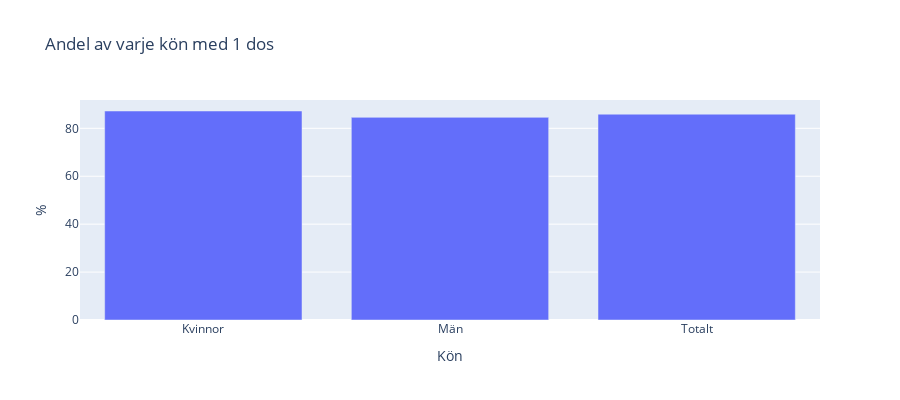
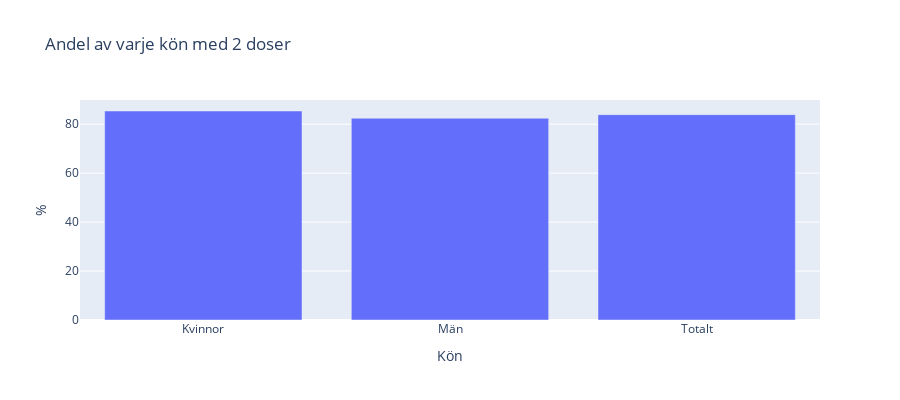

Notebook code for these charts, in order:
### Code cell
vacc_data = {'Kön': ['Totalt', 'Totalt', 'Män', 'Män', 'Kvinnor', 'Kvinnor'], 
             'Antal vaccinerade': [7810380, 7627588, 3858688, 3759898, 3951692, 3867690],
             'Andel vaccinerade': [0.858964, 0.838861, 0.845743, 0.824090, 0.872279, 0.853737],
             'Vaccinationsstatus':['Minst 1 dos', 'Minst 2 doser', 'Minst 1 dos', 'Minst 2 doser', 'Minst 1 dos', 'Minst 2 doser']}

gender_vaccination = pd.DataFrame(vacc_data)

# Datan för 1 dos (filtrering)

# Datan för 1 dos (filtrering)
minst_1_dos = gender_vaccination[gender_vaccination['Vaccinationsstatus'] == 'Minst 1 dos']
# Datan för 2 doser (filtrering)
minst_2_doser = gender_vaccination[gender_vaccination['Vaccinationsstatus'] == 'Minst 2 doser']

#Räkna ut den procentuella andelen för varje kön för 1 dos

andel_1_dos = minst_1_dos.groupby('Kön')['Andel vaccinerade'].mean() * 100

andel_2_doser = minst_2_doser.groupby('Kön')['Andel vaccinerade'].mean() * 100

print("Andel vaccinerade i varje kön med 1 dos: ")
print(andel_1_dos)

print("Andelen vaccinerade i varje kön med 2 doser: ")
print(andel_2_doser)

# Plottning

fig_1_dos = px.bar(andel_1_dos.reset_index(), x='Kön', y= 'Andel vaccinerade',
                   title= 'Andel av varje kön med 1 dos', labels={ 'Andel vaccinerade': '%'} , height=400)

fig_2_doser = px.bar(andel_2_doser.reset_index(), x='Kön', y= 'Andel vaccinerade',
                   title= 'Andel av varje kön med 2 doser', labels={ 'Andel vaccinerade': '%'} , height=400)


fig_1_dos.show()
fig_2_doser.show()

### Figure 1 — Plotly figure (JSON) as saved in the notebook; plotly's stock layout.template omitted (floating-point values rounded to 4 significant figures)
{"data": [{"alignmentgroup": "True", "hovertemplate": "Kön=%{x}<br>%=%{y}<extra></extra>", "legendgroup": "", "marker": {"color": "#636efa", "pattern": {"shape": ""}}, "name": "", "offsetgroup": "", "orientation": "v", "showlegend": false, "textposition": "auto", "type": "bar", "x": ["Kvinnor", "Män", "Totalt"], "xaxis": "x", "y": [87.23, 84.57, 85.9], "yaxis": "y"}], "layout": {"barmode": "relative", "height": 400, "legend": {"tracegroupgap": 0}, "title": {"text": "Andel av varje kön med 1 dos"}, "xaxis": {"anchor": "y", "domain": [0, 1], "title": {"text": "Kön"}}, "yaxis": {"anchor": "x", "domain": [0, 1], "title": {"text": "%"}}}}

### Figure 2 — Plotly figure (JSON) as saved in the notebook; plotly's stock layout.template omitted (floating-point values rounded to 4 significant figures)
{"data": [{"alignmentgroup": "True", "hovertemplate": "Kön=%{x}<br>%=%{y}<extra></extra>", "legendgroup": "", "marker": {"color": "#636efa", "pattern": {"shape": ""}}, "name": "", "offsetgroup": "", "orientation": "v", "showlegend": false, "textposition": "auto", "type": "bar", "x": ["Kvinnor", "Män", "Totalt"], "xaxis": "x", "y": [85.37, 82.41, 83.89], "yaxis": "y"}], "layout": {"barmode": "relative", "height": 400, "legend": {"tracegroupgap": 0}, "title": {"text": "Andel av varje kön med 2 doser"}, "xaxis": {"anchor": "y", "domain": [0, 1], "title": {"text": "Kön"}}, "yaxis": {"anchor": "x", "domain": [0, 1], "title": {"text": "%"}}}}
